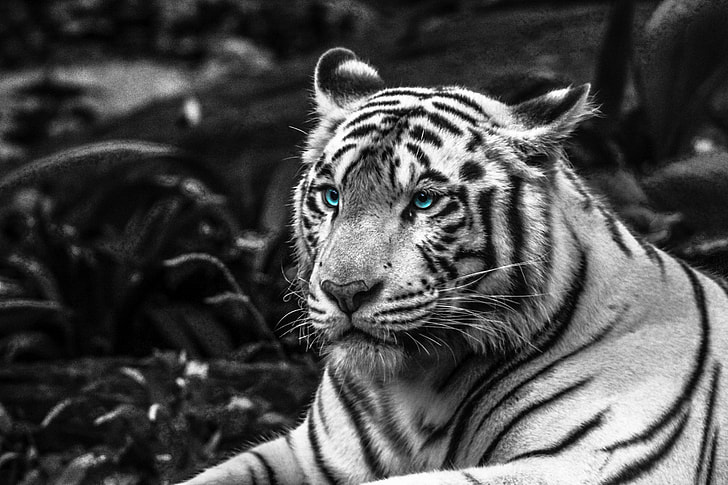
#> input picture grayscale.jpg, 728 x 485 px, found by its file name
$ python 13.py
#> lines starting #> are read from the running program, lines starting #| are printed output that depends on the picture; after the words box and inside, x2 and y2 are one past the last pixel; in counts of white or black regions, pixels touching at a corner belong together
import cv2
import numpy as np
import matplotlib.pyplot as plt

# Load binary image
image = cv2.imread(r"C:\Users\shalu\Desktop\codes\MVPR\grayscale.jpg", 0)
#> image: shape (485, 728); min 0, max 255, mean 74.4

if image is None:
    print("Error loading image")
    exit()

# Convert to binary
_, binary = cv2.threshold(image, 127, 255, cv2.THRESH_BINARY)
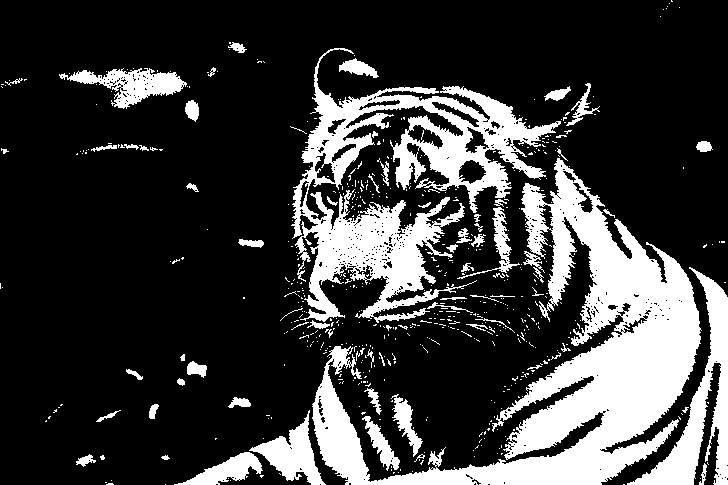
#> binary: shape (485, 728); 22.9% white; 600 white regions (531 under 20 px), largest, box (x1, y1, x2, y2) and area: (312, 158, 702, 485) 37878, (291, 48, 561, 323) 23227, (627, 267, 728, 485) 5945

# Connected Component Analysis
num_labels, labels, stats, centroids = cv2.connectedComponentsWithStats(binary, connectivity=8)
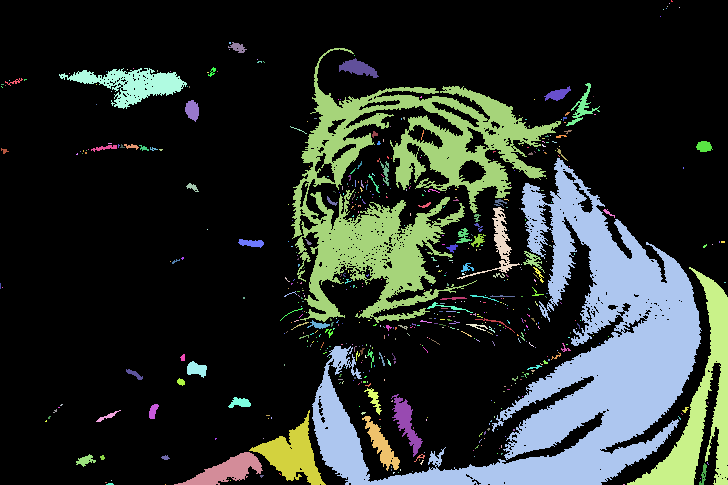
#> labels: shape (485, 728) int32; 601 distinct labels, from 0 to 600; one colour per label, 0 black
#> num_labels = 601; stats = 601 rows, first 6: [0, 0, 728, 485, 272072], [671, 0, 2, 2, 3], [669, 3, 1, 1, 1], [667, 6, 1, 1, 1], [679, 7, 1, 1, 1], [663, 9, 1, 1, 1]; centroids = 601 pairs, first value 0 to 724.5, second value 0.667 to 484

# Create a colored output image
colored_labels = np.zeros((labels.shape[0], labels.shape[1], 3), dtype=np.uint8)

# Assign random colors to each object
colors = np.random.randint(0, 255, size=(num_labels, 3), dtype=np.uint8)
#> colors = 601 rows, first 8: [172, 10, 127], [140, 47, 170], [196, 151, 117], [166, 22, 183], [192, 204, 33], [216, 67, 179], [78, 154, 251], [82, 162, 219]
colors[0] = [0, 0, 0]   # Background is black

for i in range(num_labels):
    colored_labels[labels == i] = colors[i]
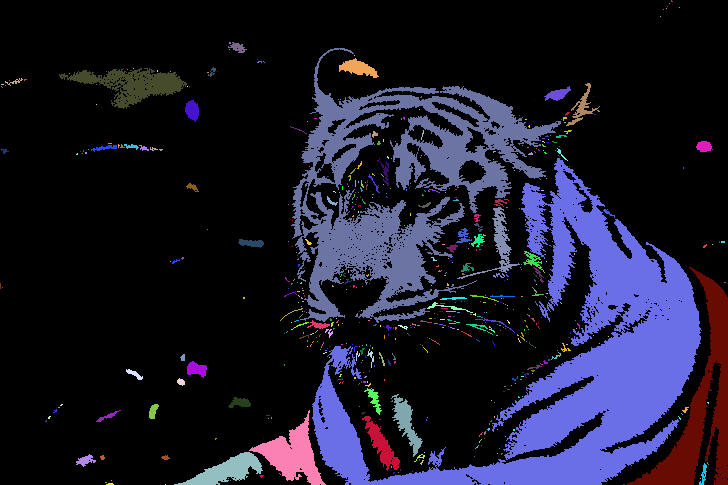
#> colored_labels: shape (485, 728, 3); mean of channels 0, 1, 2 40.9, 24.5, 25.9; drawn as B, G, R

# Display images
plt.figure(figsize=(10, 5))

plt.subplot(1, 2, 1)
plt.imshow(binary, cmap='gray')
plt.title("Binary Image")
plt.axis('off')

plt.subplot(1, 2, 2)
plt.imshow(cv2.cvtColor(colored_labels, cv2.COLOR_BGR2RGB))
plt.title("Labeled Components")
plt.axis('off')

plt.tight_layout()
plt.show()
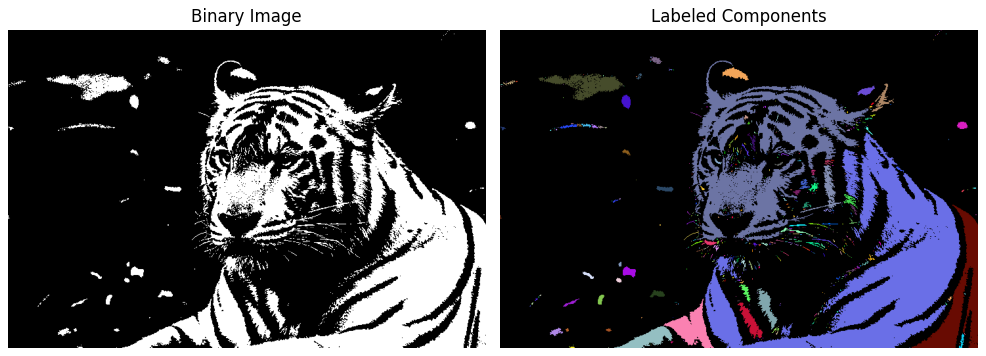
#> figure drawn by matplotlib, 2 panels

# Print object count and area
print("Total Number of Objects :", num_labels - 1)   # Excluding background
#| Total Number of Objects : 600

print("\nArea of Each Object:")
for i in range(1, num_labels):
    area = stats[i, cv2.CC_STAT_AREA]
    print(f"Object {i}: Area = {area} pixels")
#> this loop made 600 passes
#> area on passes 9, 11, 14: 106, 23227, 407
#| Object 1: Area = 3 pixels
#| Object 2: Area = 1 pixels
#| Object 3: Area = 1 pixels
#| Object 4: Area = 1 pixels
#| Object 5: Area = 1 pixels
#| Object 6: Area = 1 pixels
#| Object 7: Area = 1 pixels
#| Object 8: Area = 4 pixels
#> (further printed lines are left out)
